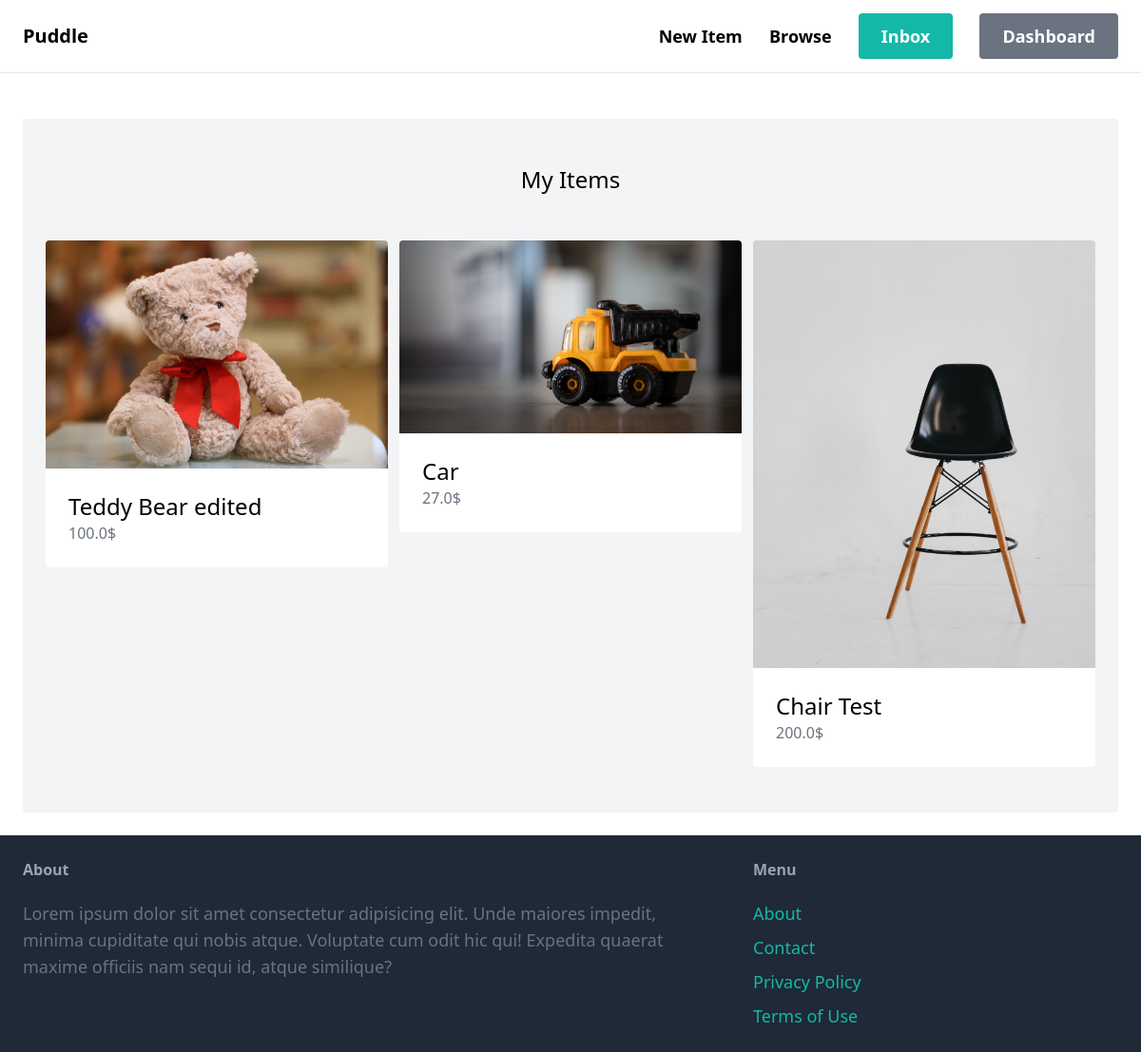
Before: /dashboard/ (signed in) with the older database file.
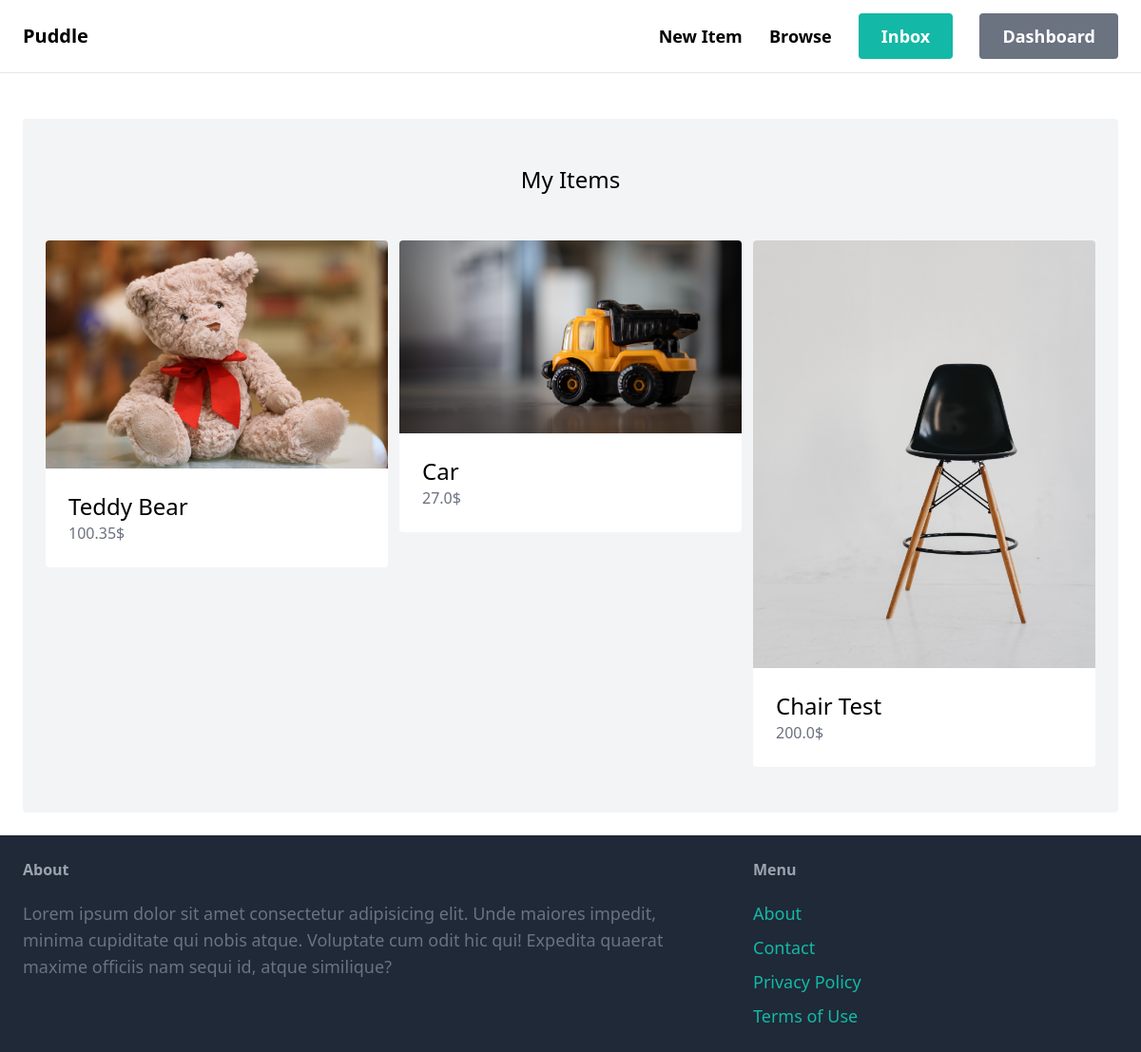
After: the same page with the newer database file.
### item/models.py (models this page shows, shortened)
class Item(models.Model):
    category = models.ForeignKey(Category, related_name="items", on_delete=models.CASCADE)
    name = models.CharField(max_length=255)
    description = models.TextField(blank=True, null=True)
    price = models.FloatField()
    image = models.ImageField(upload_to="items_images")
    is_sold = models.BooleanField(default=False)
    created_at = models.DateTimeField(auto_now_add=True)
    created_by = models.ForeignKey(User, related_name="items", on_delete=models.CASCADE)

### dashboard/views.py (the view)
# urls.py: path("", views.index, name="index"),
@login_required
def index(request):
    items = Item.objects.filter(created_by=request.user)
    return render(request, "dashboard/index.html", {
        "items": items,
    })

### dashboard/templates/dashboard/index.html (shortened to what this page needs)
{% extends 'homepage/base.html' %}
{% block content %}
    <div class="mt-6 px-6 py-12 bg-gray-100 rounded">
        <h2 class="mb-12 text-2xl text-center">My Items</h2>
        <div class="grid grid-cols-3 gap-3">
            {% for item in items %}
                <div>
                    <a href="{% url 'item:detail' item.id %}">
                        <div>
                            <img src="{{ item.image.url }}" class="rounded-t">
                        </div>
                        <div class="p-6 bg-white rounded-b">
                            <h2 class="text-2xl">
                                {{ item.name }}
                            </h2>
                            <p class="text-gray-500">
                                {{ item.price }}$
                            </p>
                        </div>
                    </a>
                </div>
            {% endfor %}
        </div>
    </div>
{% endblock %}

Changed rows visible on the page:
changed Item: name "Teddy Bear edited" → "Teddy Bear"; price "100.0" → "100.35"
